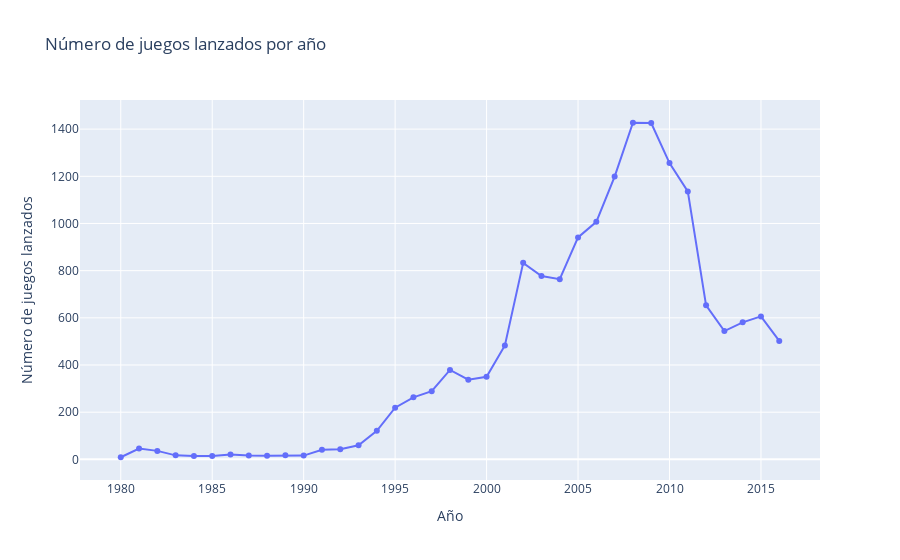

The code cell stored with this chart in its notebook:
### Markdown cell above
### Juegos lanzados por año

### Code cell
# Se calcula la cantidad de juegos lanzados por año y se gráfica el resultado par una mejor visualización

# Se filtra del dataset original ('games') los datos de los juegos sin año de lanzamineto y cuya
# información completamos con '1900'
games_clean = games[games['year_of_release'] != 1900]

# El dataset filtrado 'games_clean' se utiliza para calcular el número de lanzamientos por año
games_per_year = games_clean.groupby(by='year_of_release').agg(nums_of_release=('name', 'count')).reset_index()

# Se gráfica el resultado obtenido
print(f"-- Cantidad de juegos lanzados por año:\n\n{games_per_year}")

fig_games_year = px.line(games_per_year, x = 'year_of_release', y = 'nums_of_release',
                           title = "Número de juegos lanzados por año",
                           labels = {'year_of_release': 'Año', 'nums_of_release':'Número de juegos lanzados'},
                           markers = True)


fig_games_year.show()

### Figure 1 — Plotly figure (JSON) as saved in the notebook; plotly's stock layout.template omitted (floating-point values rounded to 4 significant figures)
{"data": [{"hovertemplate": "Año=%{x}<br>Número de juegos lanzados=%{y}<extra></extra>", "legendgroup": "", "line": {"color": "#636efa", "dash": "solid"}, "marker": {"symbol": "circle"}, "mode": "markers+lines", "name": "", "orientation": "v", "showlegend": false, "type": "scatter", "x": [1980, 1981, 1982, 1983, 1984, 1985, 1986, 1987, 1988, 1989, 1990, 1991, 1992, 1993, 1994, 1995, 1996, 1997, 1998, 1999, 2000, 2001, 2002, 2003, 2004, 2005, 2006, 2007, 2008, 2009, 2010, 2011, 2012, 2013, 2014, 2015, 2016], "xaxis": "x", "y": [9, 46, 36, 17, 14, 14, 21, 16, 15, 17, 16, 41, 43, 60, 121, 219, 263, 289, 379, 338, 350, 483, 833, 777, 764, 941, 1007, 1199, 1427, 1426, 1256, 1136, 653, 544, 581, 606, 502], "yaxis": "y"}], "layout": {"legend": {"tracegroupgap": 0}, "title": {"text": "Número de juegos lanzados por año"}, "xaxis": {"anchor": "y", "domain": [0, 1], "title": {"text": "Año"}}, "yaxis": {"anchor": "x", "domain": [0, 1], "title": {"text": "Número de juegos lanzados"}}}}
